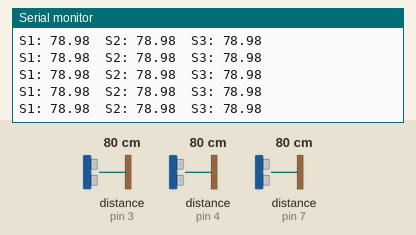
Recording of a sketch running on a simulated Arduino Uno, built with avr-gcc and run on an emulated ATmega328P. Shown: the last lines printed to the serial monitor. Wiring (inferred from the names in the program): 3 × ultrasonic range finder: trigger pin 2, echo pin 3 / trigger pin 5, echo pin 4 / trigger pin 6, echo pin 7. The inputs (shaded band) are chosen by the test bench; at power-on: distance to the obstacle (sensors on pin 3, pin 4, pin 7) 80 cm. The echo pulse lasts 58.3 µs per cm.

Above: at 1.2 s.
1.3 s: distance to the obstacle (sensor on pin 3) set to 120 cm
At 2.0 s:
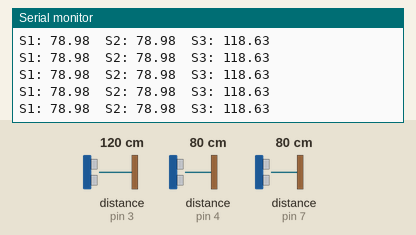
4.3 s: distance to the obstacle (sensor on pin 4) set to 120 cm
At 5.4 s:
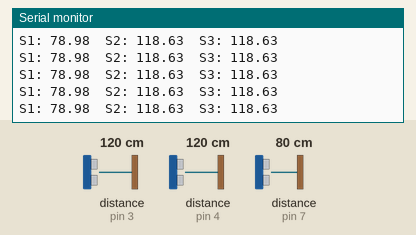
7.3 s: distance to the obstacle (sensor on pin 3) set to 2 cm
At 8.2 s:
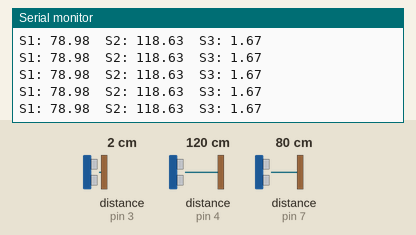
10.3 s: distance to the obstacle (sensor on pin 4) set to 2 cm
At 11.2 s:
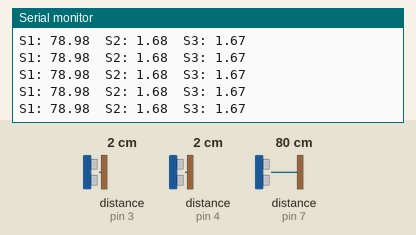
13.3 s: distance to the obstacle (sensor on pin 7) set to 2 cm
At 14.1 s:
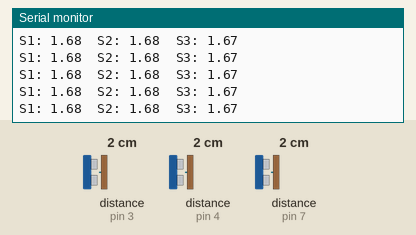
16.3 s: distance to the obstacle (sensor on pin 7) set to 18 cm
At 17.1 s:
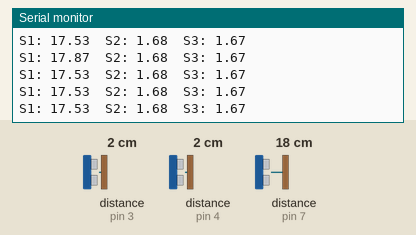
Timing chart, 0 to 19.3 s (numbered marks = the images above; inputs shaded):
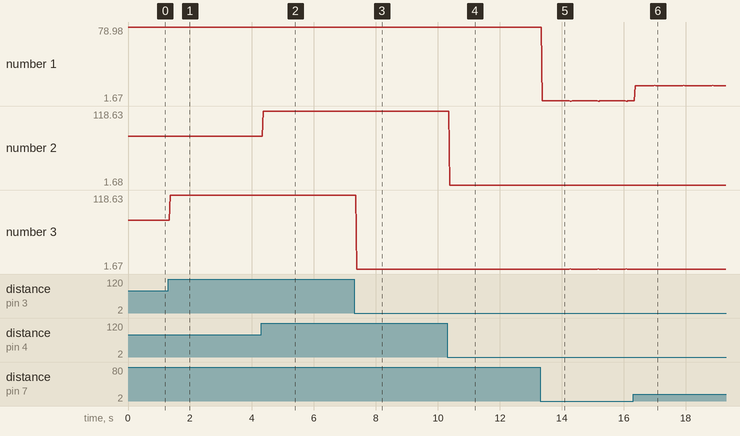

Measured:
- after the input at 1.3 s, the serial monitor: prints a new line after 0.07 s (image 1)
- after the input at 4.3 s, the serial monitor: prints a new line after 0.07 s (image 2)
- after the input at 7.3 s, the serial monitor: prints a new line after 0.09 s (image 3)
- after the input at 10.3 s, the serial monitor: prints a new line after 0.08 s (image 4)
- after the input at 13.3 s, the serial monitor: prints a new line after 0.07 s (image 5)
- after the input at 16.3 s, the serial monitor: prints a new line after 0.07 s (image 6)
- plotted number 1: 1.68 → 17.53 after the input at 16.3 s
- plotted number 2: 118.63 → 1.68 after the input at 10.3 s

The sketch:

uu16.ino
```cpp
#define SSLeft 16
#define SSBack 15
#define SSRight 14
#define BZLeft 13
#define BZBack 12
#define BZRight 11

#define trig_pin_L  6   // 좌측 초음파센서
#define echo_pin_L  7   // 좌측 초음파센서
#define trig_pin_R  5   // 후방 초음파 센서
#define echo_pin_R  4   // 후방 초음파 센서
#define trig_pin_B  2  // 우측 초음파 센서
#define echo_pin_B  3  // 우측 초음파 센서
#define Limit_dis 50 // 지정된 거리 이하일때 반응, 단위 [cm]
//HC-SR04 초음파 센서의 경우 최대 400cm의 거리 측정 가능

int Set_Sensors(){
  // setting SuperSonic Sensor
  pinMode(trig_pin_L, OUTPUT);
  pinMode(echo_pin_L, INPUT);
  pinMode(trig_pin_R, OUTPUT);
  pinMode(echo_pin_R, INPUT);
  pinMode(trig_pin_B, OUTPUT);
  pinMode(echo_pin_B, INPUT);

  return 0;
}


double getSS_R(){
  double distance_R;
  long timeout = 400 * 10000L / 340 * 2;
  //초음파의 속도는 340m/s
  //최대 측정거리를 감안한 초음파 측정 함수를 만들어
  //불필요한 대기시간을 제거하여 아두이노 구동지연현상 방지
  digitalWrite(trig_pin_R, LOW);
  delayMicroseconds(2);
  digitalWrite(trig_pin_R, HIGH);
  delayMicroseconds(10);
  digitalWrite(trig_pin_R, LOW);

  double time_R = pulseIn(echo_pin_R, HIGH, timeout);
  distance_R = time_R * 340 / 10000 / 2;

  // distance_R = pulseIn(echo_pin_R, HIGH)/58.0;
  // if (distance_R > 500.0){
  //   distance_R = 500.0;
  // }

  return distance_R;
}

double getSS_L(){
  double distance_L;
  long timeout = 400 * 10000L / 340 * 2;
  digitalWrite(trig_pin_L, LOW);
  delayMicroseconds(2);
  digitalWrite(trig_pin_L, HIGH);
  delayMicroseconds(10);
  digitalWrite(trig_pin_L, LOW);

  double time_L = pulseIn(echo_pin_L, HIGH, timeout);
  distance_L = time_L * 340 / 10000 / 2;
  // distance_L = pulseIn(echo_pin_L, HIGH)/58.0;
  // if (distance_L > 500){
  //   distance_L = 500;
  // }

  return distance_L;
}


double getSS_B(){
  double distance_B;
  long timeout = 400 * 10000L / 340 * 2;
  digitalWrite(trig_pin_B, LOW);
  delayMicroseconds(2);
  digitalWrite(trig_pin_B, HIGH);
  delayMicroseconds(10);
  digitalWrite(trig_pin_B, LOW);

  double time_B = pulseIn(echo_pin_B, HIGH, timeout);
  distance_B = time_B * 340 / 10000 / 2;


  // distance_B = pulseIn(echo_pin_B, HIGH)/58.0;
  //   if (distance_B > 500){
  //   distance_B = 0;
  // }
  return distance_B;
}

int output_Buzzer(int index){// 왼 뒤 오
    switch (index){
        case BZLeft:
          // tone(13, 1000, 1);      //13번핀으로 1,000Hz음을 10ms 동안 발생
          tone(13, 2000, 10);      //13번핀으로 1,000Hz음을 10ms 동안 발생
           delay(10);
          break;

        case BZBack:
          // tone(12, 1000, 1);      //12번핀으로 1,000Hz음을 10ms 동안 발생
          tone(12, 2000, 10);      //13번핀으로 1,000Hz음을 10ms 동안 발생
           delay(10);
          break;

        case BZRight:
          // tone(11, 1000, 1);      //11번핀으로 1,000Hz음을 10ms 동안 발생
          tone(11, 2000, 10);      //11번핀으로 1,000Hz음을 10ms 동안 발생
          delay(10);
          break;
    }

    return 0;
}

int Buzzer(int index){// 왼 뒤 오
    switch (index){
        case BZLeft:
          // // tone(13, 1000, 1);      //13번핀으로 1,000Hz음을 10ms 동안 발생
          // tone(13, 2000, 10);      //13번핀으로 1,000Hz음을 10ms 동안 발생
          digitalWrite(13, HIGH);
          delay(10);
          digitalWrite(13, LOW);
          break;

        case BZBack:
          // tone(12, 1000, 1);      //12번핀으로 1,000Hz음을 10ms 동안 발생
          // tone(12, 2000, 10);      //13번핀으로 1,000Hz음을 10ms 동안 발생
          //  delay(10);
          digitalWrite(12, HIGH);
          delay(10);
          digitalWrite(12, LOW);
          break;

        case BZRight:
          // tone(11, 1000, 1);      //11번핀으로 1,000Hz음을 10ms 동안 발생
          // tone(11, 2000, 10);      //11번핀으로 1,000Hz음을 10ms 동안 발생
          // delay(10);
          digitalWrite(11, HIGH);
          delay(10);
          digitalWrite(11, LOW);
          break;
    }

    return 0;
}
////////////////////////////////////////////////////

void setup() {
  Serial.begin(9600);
  Set_Sensors();


}
void loop() {
  double S1 = getSS_L();
  double S2 = getSS_R();
  double S3 = getSS_B();

  static int iter1 = 0;
  static int iter2 = 0;
  static int iter3 = 0;

  Serial.print("S1: ");Serial.print(S1);
  Serial.print("\tS2: "); Serial.print(S2);
  Serial.print("\tS3: "); Serial.println(S3);

  if (0.01< S1 && S1 < Limit_dis){
    // Serial.print("S1: ");Serial.println(S1);
    // output_Buzzer(BZLeft);
    iter1 ++;
    if (iter1 >30){
      Buzzer(BZLeft);
      iter1 = 0;
    }


  }
  if (0.01< S2 && S2 < Limit_dis){
    // Serial.print("S2: "); Serial.println(S2);
    // output_Buzzer(BZBack);

    iter2 ++;
    if (iter2 >30){
      Buzzer(BZBack);
      iter3 = 0;
    }
  }
  if (0.01< S3  && S3 < Limit_dis){
    // Serial.print("S3: "); Serial.println(S3);
    // output_Buzzer(BZRight);


    iter3 ++;
    if (iter3 >30){
    Buzzer(BZRight);
      iter3 = 0;
    }
  }
}
```
